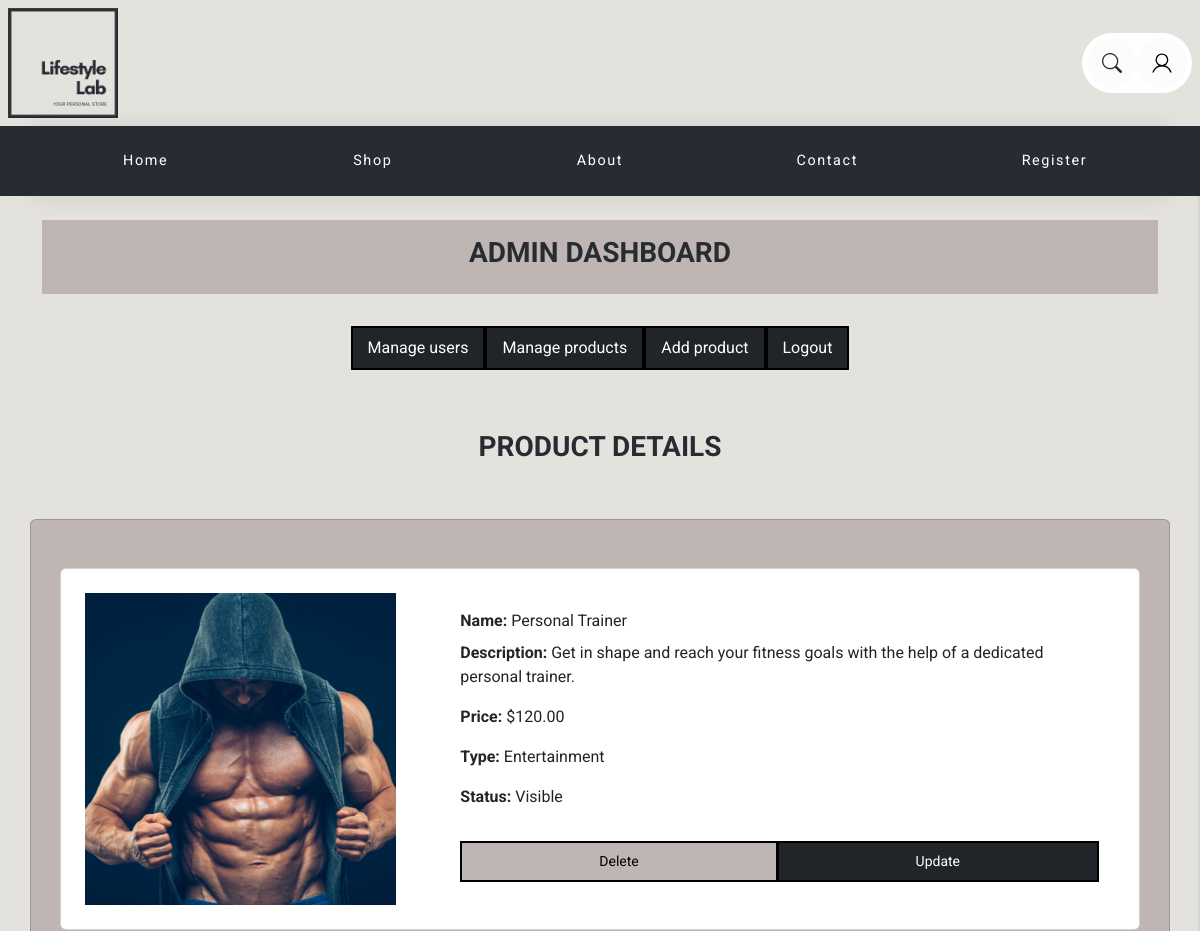
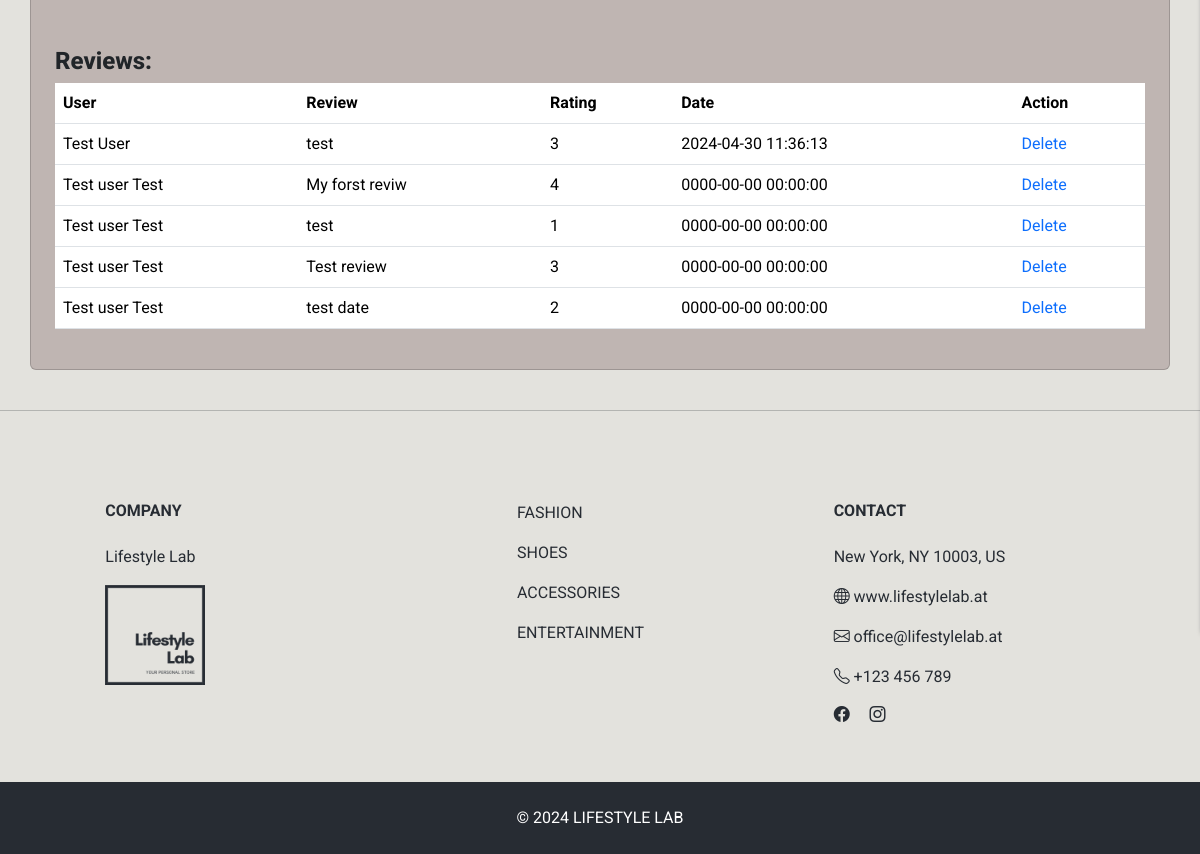
Screenshot of /product_details_admin.php?id=5 with the database file from the repository (2 pictures, top to bottom).
### tables this page shows
CREATE TABLE `product` (
  `id` int(11) NOT NULL,
  `name` varchar(50) NOT NULL,
  `description` varchar(255) DEFAULT NULL,
  `price` decimal(12,2) NOT NULL,
  `img` varchar(255) DEFAULT NULL,
  `fk_type` int(11) DEFAULT NULL,
  `fk_status` int(11) DEFAULT NULL
);

CREATE TABLE `product_type` (
  `id` int(11) NOT NULL,
  `type` varchar(40) NOT NULL
);

CREATE TABLE `product_status` (
  `id` int(11) NOT NULL,
  `status` varchar(10) NOT NULL
);

CREATE TABLE `product_review` (
  `id` int(11) NOT NULL,
  `review` varchar(255) NOT NULL,
  `rating` int(11) DEFAULT NULL,
  `created` timestamp NOT NULL DEFAULT current_timestamp() ON UPDATE current_timestamp(),
  `fk_user` int(11) NOT NULL,
  `fk_product` int(11) NOT NULL
);

CREATE TABLE `user` (
  `id` int(11) NOT NULL,
  `fname` varchar(20) NOT NULL,
  `lname` varchar(20) NOT NULL,
  `email` varchar(50) NOT NULL,
  `adress` varchar(150) NOT NULL,
  `registered` date DEFAULT current_timestamp(),
  `user_img` varchar(250) DEFAULT NULL,
  `password` varchar(255) DEFAULT NULL,
  `fk_role` int(11) NOT NULL DEFAULT 1,
  `ban_expiry` date DEFAULT NULL
);

### product_details_admin.php (the view, shortened to what this page needs)
<?php
require_once './php_db/db_connect.php';
$product_id = $_GET['id'] ?? null;
$product = null;
$reviews = [];
if ($product_id) {
    $stmt = $connect->prepare("SELECT p.*, t.type as typeName, s.status as statusName FROM product p
                               LEFT JOIN product_type t ON p.fk_type = t.id
                               LEFT JOIN product_status s ON p.fk_status = s.id
                               WHERE p.id = ?");
    $stmt->bind_param("i", $product_id);
    $stmt->execute();
    $result = $stmt->get_result();
    if ($result->num_rows > 0) {
        $product = $result->fetch_assoc();
    } else {
        echo "<p>No product found for this ID.</p>";
    }
    $reviewStmt = $connect->prepare("SELECT product_review.id, product_review.review, product_review.rating, product_review.created, user.fname, user.lname
                                     FROM product_review
                                     JOIN user ON product_review.fk_user = user.id
                                     WHERE product_review.fk_product = ?
                                     ORDER BY product_review.created DESC");
    $reviewStmt->bind_param("i", $product_id);
    $reviewStmt->execute();
    $reviewResult = $reviewStmt->get_result();
    while ($row = $reviewResult->fetch_assoc()) {
        $reviews[] = $row;
    }
}
?>
<!DOCTYPE html>
<html lang="en">
<head>
</head>
<body>
    <?php include '_navbar.php' ?>
    <?php include '_navbardash.php' ?>
    <div class="container mt-1 mb-1">
        <h3 class="text-center p-5 mb-2 ">PRODUCT DETAILS</h3>
    </div>
    <div class="card container bg-body-custom">
        <div class="container mb-4">
            <?php if ($product) : ?>
                <div class='card mb-5 mt-5 mx-auto' style='max-width: 1080px;'>
                    <div class='row g-0'>
                        <div class='col-md-4 p-4'>
                            <img class='w-100' src='./images/product/<?= $product['img'] ?>' alt='Product Image'>
                        </div>
                        <div class='col-md-8 p-4'>
                            <div class='card-body d-flex flex-column justify-content-start'>
                                <p class='card-title'><strong>Name: </strong><?= htmlspecialchars($product['name']) ?></p>
                                <p class='card-text'><strong>Description: </strong><?= htmlspecialchars($product['description']) ?></p>
                                <p class='card-text'><strong>Price: </strong>$<?= htmlspecialchars(number_format($product['price'], 2)) ?></p>
                                <p class='card-text'><strong>Type: </strong><?= htmlspecialchars($product['typeName']) ?></p>
                                <p class='card-text'><strong>Status: </strong><?= htmlspecialchars($product['statusName']) ?></p>
                                <div class='btn-group mt-3'>
                                    <a href='product_delete.php?id=<?= $product["id"] ?>' class='btn btn-sm btn-info' onclick='return confirm("Are you sure you want to delete this product?");'>Delete</a>
                                    <a href='product_update.php?id=<?= $product["id"] ?>' class='btn btn-sm btn-dark'>Update</a>
                                </div>
                            </div>
                        </div>
                    </div>
                </div>
                <h4>Reviews:</h4>
                <table class='table'>
                    <thead>
                        <tr>
                            <th>User</th>
                            <th>Review</th>
                            <th>Rating</th>
                            <th>Date</th>
                            <th>Action</th>
                        </tr>
                    </thead>
                    <tbody>
                        <?php foreach ($reviews as $review): ?>
                        <tr>
                            <td><?= htmlspecialchars($review['fname']) . " " . htmlspecialchars($review['lname']) ?></td>
                            <td><?= htmlspecialchars($review['review']) ?></td>
                            <td><?= $review['rating'] ?></td>
                            <td><?= $review['created'] ?></td>
                            <td>
                                <a href="delete_review.php?id=<?= $review['id'] ?>&redirect_id=<?= $product_id ?>" onclick="return confirm('Are you sure you want to delete this review?');">Delete</a>
                            </td>
                        </tr>
                        <?php endforeach; ?>
                    </tbody>
                </table>
            <?php else : ?>
                <p>Product details not found.</p>
            <?php endif; ?>
        </div>
    </div>
</body>
</html>

### css/style.css (style rules this page uses)
body { font-family: "Roboto", sans-serif; font-weight: 400; font-style: normal; color: #272c33; background-color: #E3e2dd; }
h1,h4 { font-family: "Roboto", sans-serif; font-weight: 800; font-style: normal; }
h3,h6 { font-family: "Roboto", sans-serif; font-weight: 700; font-style: normal; }
.btn { padding: 8px 15px 8px 15px; border-radius: 0 !important; }
.btn-info { --bs-btn-color: #000; --bs-btn-bg: #bfb5b2; --bs-btn-border-color: #000; --bs-btn-hover-color: #000; --bs-btn-hover-bg: #bfb5b2; --bs-btn-hover-border-color: #bfb5b2; --bs-btn-focus-shadow-rgb: 11, 172, 204; --bs-btn-active-color: #000; --bs-btn-active-bg: #bfb5b2; --bs-btn-active-border-color: #bfb5b2; --bs-btn-active-shadow: inset 0 3px 5px rgba(0, 0, 0, 0.125); --bs-btn-disabled-color: #000; --bs-btn-disabled-bg: #bfb5b2; --bs-btn-disabled-border-color: #bfb5b2; }
.btn-info { border: 2px solid black; }
.btn-dark { border: 2px solid black; color: white; }
.container, p, h1, h2, h3, h4, h5, h6 { animation: fadeInUp 1s ease forwards; }
.btn { animation: fadeInUp 1s ease forwards; }
.card { animation: fadeInUp 1s ease forwards; }
.bg-body-custom { background-color: #bfb5b2; }
section { padding-top: 50px; padding-bottom: 50px; z-index: 2; position: relative; }
.card-body { height: 100%; display: flex; flex-direction: column; justify-content: space-between; }
.footext2 { font-family: "Roboto", sans-serif; font-weight: 400; font-style: normal; color: #272c33; text-decoration: none; text-transform: uppercase; }
.text-white { text-decoration: none; text-transform: uppercase; }

### css/nav.css (style rules this page uses)
:root { --gap: 2rem; }
a { text-decoration: none; }

### rows the page displays
product: img (picture), name "Personal Trainer", description "Get in shape and reach your fitness goals with the help of a dedicated personal trainer.", price "120.00", fk_type.type "Entertainment", fk_status.status "Visible"
product_review: fk_user.fname "Test", fk_user.lname "User", review "test", rating "3", created "2024-04-30 11:36:13"
product_review: fk_user.fname "Test user", fk_user.lname "Test", review "My forst reviw", rating "4", created "0000-00-00 00:00:00"
product_review: fk_user.fname "Test user", fk_user.lname "Test", review "test", rating "1", created "0000-00-00 00:00:00"
product_review: fk_user.fname "Test user", fk_user.lname "Test", review "Test review", rating "3", created "0000-00-00 00:00:00"
product_review: fk_user.fname "Test user", fk_user.lname "Test", review "test date", rating "2", created "0000-00-00 00:00:00"
